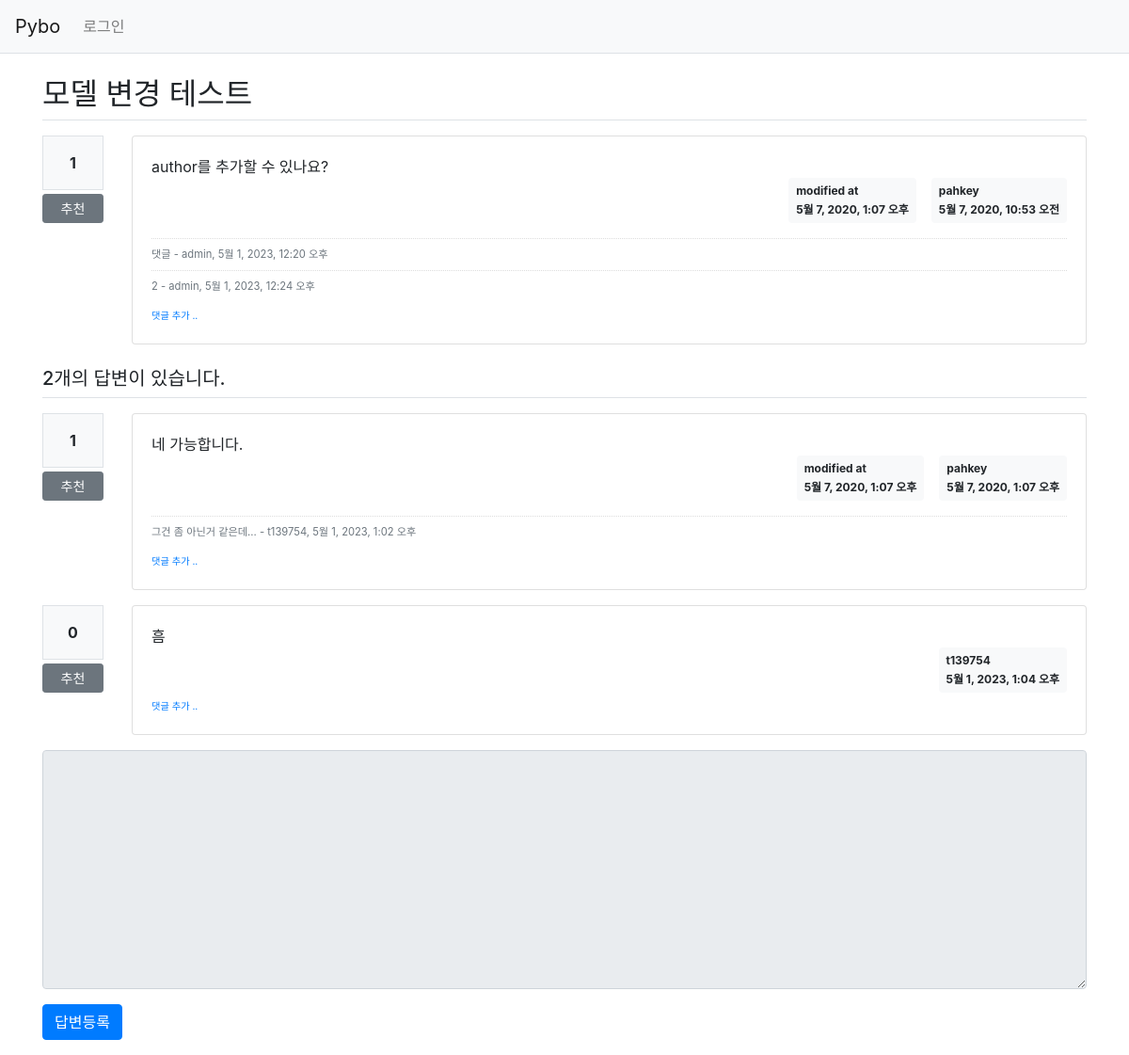
The app's page /pybo/14/ with its own data.
### pybo/models.py (models this page shows, shortened)
class Question(models.Model):
    author = models.ForeignKey(User, on_delete=models.CASCADE, related_name='author_question')
    subject = models.CharField(max_length=200)
    content = models.TextField()
    create_date = models.DateTimeField()
    modify_date = models.DateTimeField(null=True, blank=True)
    voter = models.ManyToManyField(User, related_name='voter_question')

class Comment(models.Model):
    author = models.ForeignKey(User, on_delete=models.CASCADE)
    content = models.TextField()
    create_date = models.DateTimeField()
    modify_date = models.DateTimeField(null=True, blank=True)
    question = models.ForeignKey(Question, null=True, blank=True, on_delete=models.CASCADE)
    answer = models.ForeignKey(Answer, null=True, blank=True, on_delete=models.CASCADE)

class Answer(models.Model):
    author = models.ForeignKey(User, on_delete=models.CASCADE, related_name='author_answer')
    question = models.ForeignKey(Question, on_delete=models.CASCADE)
    content = models.TextField()
    create_date = models.DateTimeField()
    modify_date = models.DateTimeField(null=True, blank=True)
    voter = models.ManyToManyField(User, related_name='voter_answer')

### pybo/views/base_views.py (the view)
# urls.py: path('<int:question_id>/', base_views.detail, name='detail'),
def detail(request, question_id):
    question = get_object_or_404(Question, pk=question_id)
    context = {'question': question}
    return render(request, 'pybo/question_detail.html', context)

### templates/pybo/question_detail.html (shortened to what this page needs)
{% extends 'base.html' %}
{% block content %}
<div class="container my-3">
    <h2 class="border-bottom py-2">{{ question.subject }}</h2>
    <div class="row my-3">
        <div class="col-1">
            <div class="bg-light text-center p-3 border font-weight-bolder mb-1">{{question.voter.count}}</div>
            <a href="#" data-uri="{% url 'pybo:vote_question' question.id  %}"
               class="recommend btn btn-sm btn-secondary btn-block my-1">추천</a>
        </div>
        <div class="col-11">
            <div class="card">
                <div class="card-body">
                    <div class="card-text" style="white-space: pre-line;">{{ question.content }}</div>
                    <div class="d-flex justify-content-end">
                        {% if question.modify_date %}
                        <div class="badge badge-light p-2 text-left mx-3">
                            <div class="mb-2">modified at</div>
                            <div>{{ question.modify_date }}</div>
                        </div>
                        {% endif %}
                        <div class="badge badge-light p-2 text-left">
                            <div class="mb-2">{{ question.author.username }}</div>
                            <div>{{ question.create_date }}</div>
                        </div>
                    </div>
                    {% if question.comment_set.count > 0 %}
                    <div class="mt-3">
                    {% for comment in question.comment_set.all %}
                        <div class="comment py-2 text-muted">
                            <span style="white-space: pre-line;">{{ comment.content }}</span>
                            <span>
                                - {{ comment.author }}, {{ comment.create_date }}
                            </span>
                        </div>
                    {% endfor %}
                    </div>
                    {% endif %}
                    <div>
                        <a href="{% url 'pybo:comment_create_question' question.id  %}"
                           class="small"><small>댓글 추가 ..</small></a>
                    </div>
                </div>
            </div>
        </div>
    </div>
    <h5 class="border-bottom my-3 py-2">{{question.answer_set.count}}개의 답변이 있습니다.</h5>
    {% for answer in question.answer_set.all %}
    <div class="row my-3">
        <div class="col-1">
            <div class="bg-light text-center p-3 border font-weight-bolder mb-1">{{answer.voter.count}}</div>
            <a href="#" data-uri="{% url 'pybo:vote_answer' answer.id  %}"
                class="recommend btn btn-sm btn-secondary btn-block my-1">추천</a>
        </div>
        <div class="col-11">
            <div class="card">
                <div class="card-body">
                    <div class="card-text" style="white-space: pre-line;">{{ answer.content }}</div>
                    <div class="d-flex justify-content-end">
                        {% if answer.modify_date %}
                        <div class="badge badge-light p-2 text-left mx-3">
                            <div class="mb-2">modified at</div>
                            <div>{{ answer.modify_date }}</div>
                        </div>
                        {% endif %}
                        <div class="badge badge-light p-2 text-left">
                            <div class="mb-2">{{ answer.author.username }}</div>
                            <div>{{ answer.create_date }}</div>
                        </div>
                    </div>
                    {% if answer.comment_set.count > 0 %}
                    <div class="mt-3">
                    {% for comment in answer.comment_set.all %}
                        <div class="comment py-2 text-muted">
                            <span style="white-space: pre-line;">{{ comment.content }}</span>
                            <span>
                                - {{ comment.author }}, {{ comment.create_date }}
                            </span>
                        </div>
                    {% endfor %}
                    </div>
                    {% endif %}
                    <div>
                        <a href="{% url 'pybo:comment_create_answer' answer.id  %}"
                           class="small"><small>댓글 추가 ..</small></a>
                    </div>
                </div>
            </div>
        </div>
    </div>
    {% endfor %}
    <form action="{% url 'pybo:answer_create' question.id %}" method="post" class="my-3">
        <div class="form-group">
            <textarea {% if not user.is_authenticated %}disabled{% endif %}
              name="content" id="content" class="form-control" rows="10"></textarea>
        </div>
        <input type="submit" value="답변등록" class="btn btn-primary">
    </form>
</div>
{% endblock %}

### static/style.css (style rules this page uses)
.comment { border-top:dotted 1px #ddd; font-size:0.7em; }

### records on screen
Question: subject "모델 변경 테스트", voter.count "1", content "author를 추가할 수 있나요?", modify_date "5월 7, 2020, 1:07 오후", author.username "pahkey", create_date "5월 7, 2020, 10:53 오전", answer_set.count "2"
Comment: content "댓글", author "admin", create_date "5월 1, 2023, 12:20 오후"
Comment: content "2", author "admin", create_date "5월 1, 2023, 12:24 오후"
Answer: voter.count "1", content "네 가능합니다.", modify_date "5월 7, 2020, 1:07 오후", author.username "pahkey", create_date "5월 7, 2020, 1:07 오후"
Comment: content "그건 좀 아닌거 같은데...", author "t139754", create_date "5월 1, 2023, 1:02 오후"
Answer: voter.count "0", content "흠", author.username "t139754", create_date "5월 1, 2023, 1:04 오후"
